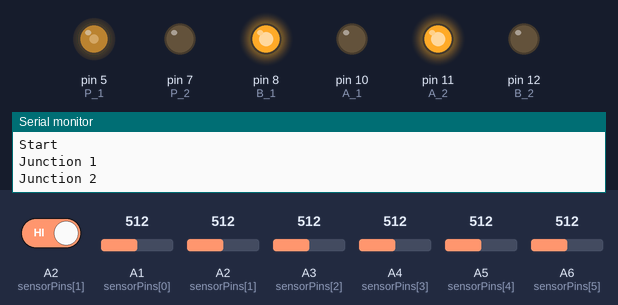
The sketch below on a simulated Arduino Nano, built with avr-gcc and run on an emulated ATmega328P. Parts: output pins drawn as LEDs (lit = HIGH), the last lines printed to the serial monitor. Dashed ring = blinking. The inputs (shaded band) are chosen by the test bench; at power-on: A1 (sensorPins[0]) = 512, A3 (sensorPins[2]) = 512, A2 (sensorPins[1]) HIGH, A2 (sensorPins[1]) = 512, A4 (sensorPins[3]) = 512, A5 (sensorPins[4]) = 512, A6 (sensorPins[5]) = 512.

Above: at 1.3 s.
1.4 s: A1 (sensorPins[0]) set to 500
At 2.1 s:
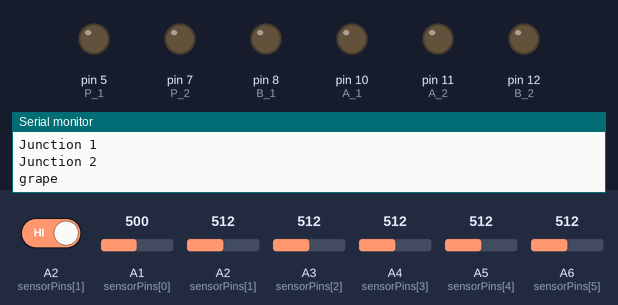
6.0 s: A1 (sensorPins[0]) set to 716
At 8.3 s:
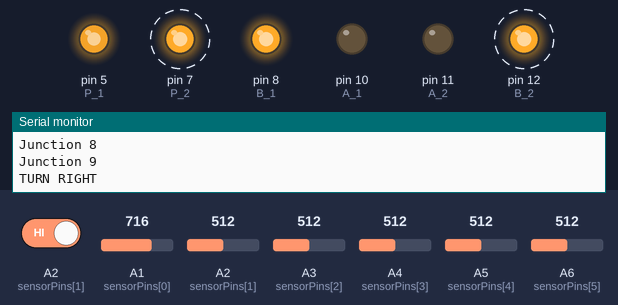
9.5 s: A3 (sensorPins[2]) set to 500
At 11.2 s:
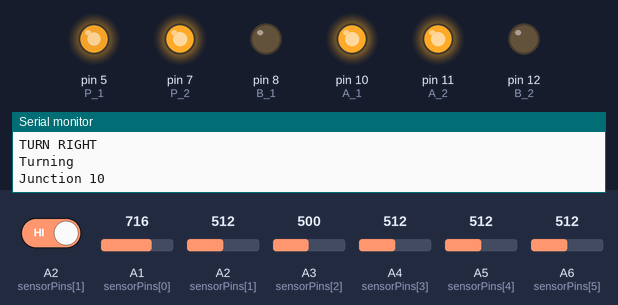
12.1 s: A3 (sensorPins[2]) set to 306
At 13.3 s:
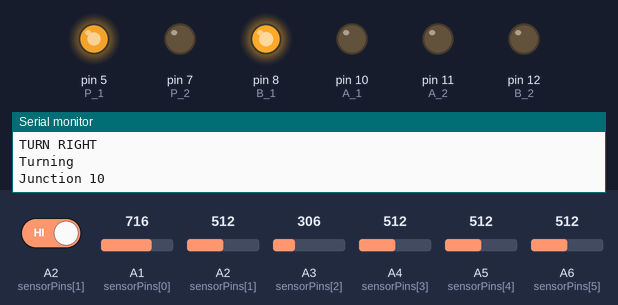
13.6 s: A3 (sensorPins[2]) set to 510
At 16.2 s:
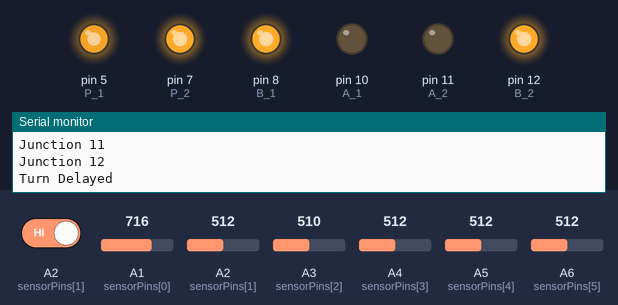
18.3 s: A1 (sensorPins[0]) set to 490
At 21.4 s:
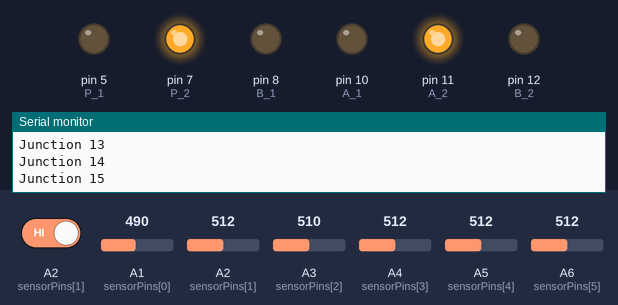
Timing chart, 0 to 22.9 s (numbered marks = the images above; inputs shaded):
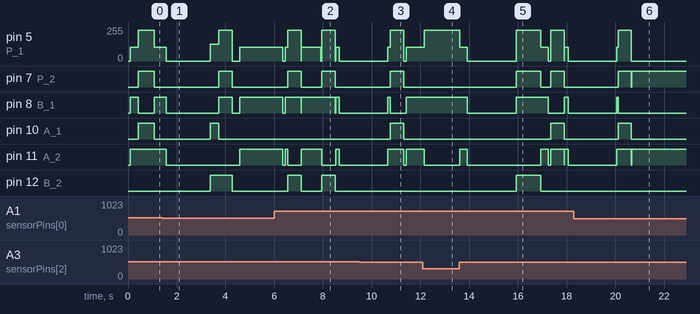

Measured:
- the behaviour switches between 501 and 500 on A1 (sensorPins[0]) (found by bisection; images 0 and 1)
- the behaviour switches between 501 and 500 on A3 (sensorPins[2]) (found by bisection; images 2 and 3)
- after the input at 1.4 s, pin 7 (P_2), pin 12 (B_2): goes on until 4.3 s, then stays LOW; pin 8 (B_1), pin 11 (A_2): goes on until 4.6 s, then stays HIGH
- after the input at 6.0 s, pin 7 (P_2): alternates HIGH for 0.55 s and LOW for 0.85 s, starting after 0.55 s; pin 8 (B_1): goes LOW 0.10 s, HIGH 0.65 s, LOW 0.01 s, HIGH 1.4 s, LOW 0.01 s, HIGH 0.15 s, then LOW, starting after 0.35 s
- after the input at 9.5 s, pin 8 (B_1), pin 11 (A_2): goes on until 11.4 s, then stays HIGH
- after the input at 12.1 s, pin 5 (P_1): 105/255 → 230/255 after 0.06 s; pin 11 (A_2): HIGH → LOW after 0.06 s
- after the input at 13.6 s, pin 5 (P_1): 230/255 → 105/255 at once, → 0/255 0.31 s later, → 230/255 2.0 s later, → 105/255 1.0 s later, … (9 changes in this stretch); pin 7 (P_2): LOW → HIGH after 2.3 s, → LOW 1.0 s later, → HIGH 0.41 s later, → LOW 0.55 s later
- after the input at 18.3 s, pin 5 (P_1): goes on until 20.7 s, then stays 0/255; pin 8 (B_1): goes on until 20.1 s, then stays LOW; pin 11 (A_2): goes on until 20.7 s, then stays HIGH; pin 12 (B_2): stays LOW (without the input it goes to HIGH after 4.7 s)

The sketch:

NERC_Project_Code.ino
```cpp
// Define the number of sensors
const int numSensors = 6;
// Define sensor pins
const int sensorPins[numSensors] = {A1, A2, A3 ,A4 ,A5 ,A6};
int junctionCount =0;
int sensorValues[numSensors];
int pathway; //path  seclector
int oneone, onetwo, onethree, twoone, twotwo, twothree, threeone, threetwo, threethree,parking1,parking2;
int forwardspeed = 105;
void setup() {
  // put your setup code here, to run once:
  //MotorRight
  pinMode(10,OUTPUT);//A_1
  pinMode(8,OUTPUT); //B_1
  pinMode(5,OUTPUT);//P_1

  //MotorLeft
  pinMode(11,OUTPUT);//A_2
  pinMode(12,OUTPUT);//B_2
  pinMode(7,OUTPUT);//P_2

  motor_initialize();
  delay(100);
  Serial.begin(9600);

  Serial.println("Start");
}

void loop() {
  int sensorValues[numSensors];

  for (int i = 0; i < numSensors; i++) {
    sensorValues[i] = analogRead(sensorPins[i]);
  }
  // Follow the line and count junctions
  followline(sensorValues);

  // Add your desired delay
  delay(10); // Adjust the delay as needed
}
void followline(int sensorValues[]){
   if (sensorValues[0] >= 500 &&  sensorValues[2] < 500) {
    // Turn slightly left
      Turn(1, 0,230, 0, 0,0); //turn left
      delay(50);
      //motor_initialize();
     }
    else if (sensorValues[0] < 500 && sensorValues[2] >= 500) {
    // Turn slightly right
     Turn(0, 0, 0, 1, 0, 230); //turn right
     delay(50);
     //motor_initialize();
    }
    else{
    forward(forwardspeed);
    delay(50);
    //motor_initialize();
  }
  if(sensorValues[0] > 500 && sensorValues[1] > 500 && sensorValues[2] > 500) //All on black line
    {
      junctionCount++;
      Serial.println("Junction " + String(junctionCount));
      forward(forwardspeed);
      delay(100);
    }
  if ((junctionCount == 2) && (sensorValues[0] > 500 && sensorValues[1] > 500 && sensorValues[2] > 500)) {
      turn_delayed(0,1,230,1,0,230);
      Turn(0,1,230,1,0,230);
      delay(110);
      forward(105);
      delay(500);
      motor_initialize();
      delay(300);
      if(analogRead(sensorPins[3])>500 && analogRead(sensorPins[4])<500 && analogRead(sensorPins[5])<500){
        Serial.println("Apple");
        oneone =7; onetwo=8;onethree=12; twoone=15;twotwo=16;twothree=19; threeone=21;threetwo=22; threethree=24;parking1=25 ;parking2=29 ;
        //pathway = 0;
      }
      else if(analogRead(sensorPins[3])<500 && analogRead(sensorPins[4])<500 && analogRead(sensorPins[5])>500){
        Serial.println("Banana");
        //pathway=1;
          oneone =9; onetwo=10;onethree=12; twoone=15;twotwo=16;twothree=19; threeone=23;threetwo=24; threethree=28;parking1=29 ;parking2=33 ;

      }
      else if(analogRead(sensorPins[3])>500 && analogRead(sensorPins[4])>500 && analogRead(sensorPins[5])>500){
        Serial.println("grape");
        //pathway = 2;
        oneone =9; onetwo=10;onethree=12; twoone=14;twotwo=15;twothree=17; threeone=19;threetwo=20; threethree=22;parking1=23;parking2=27 ;
      }
      else if(analogRead(sensorPins[3])<500 && analogRead(sensorPins[4])<500 && analogRead(sensorPins[5])<500){
        Serial.println("melon");
        //pathway = 2;
        oneone =8; onetwo=9;onethree=12; twoone=15;twotwo=16;twothree=19; threeone=22;threetwo=23; threethree=26;parking1=27;parking2=31 ;
      }
      else if(analogRead(sensorPins[3])<500 && analogRead(sensorPins[4])>500 && analogRead(sensorPins[5])<500){
        Serial.println("kiwi");
      }
      else {
        oneone =7; onetwo=8;onethree=12; twoone=15;twotwo=16;twothree=19; threeone=21;threetwo=22; threethree=24;parking1=25 ;parking2=29 ;;
        Serial.println("Nothin");
        }
      delay(1500);
      Turn(0,1,125,0,1,125);
      delay(350);
      turn_delayed(1,0,230,0,1,230);
      motor_initialize();
      delay(300);
      //Serial.println("Turn Complete");
      //forward(forwardspeed);
     // delay(300);
    }

      if ((junctionCount == 4) && (sensorValues[0] > 500 && sensorValues[1] > 500 && sensorValues[2] > 500)) {
      // Turn left at the 4th junction
      motor_initialize();
      delay(100);
      forward(forwardspeed);
      delay(100);
      motor_initialize();
      turn_delayed(1, 0, 230, 0, 1, 230); //turn right ---------------------------------------------spped lamo
      Serial.println("Turning");
      }

       //----------------------------------------------------------------------------------------------------------------1st
      else if ((junctionCount == oneone) && (sensorValues[0] > 500 && sensorValues[1] > 500 && sensorValues[2] > 500)) {
      Serial.println("TURN RIGHT");
      // Turn left at the 7th junction
      forward(0);
      delay(50);
      turn_delayed(1, 0, 230, 0, 1, 230);
      //delay(1000);
      Serial.println("Turning");
      //Serial.println("Turn Complete");
      }
    else if((junctionCount == onetwo) && (sensorValues[0] > 500 && sensorValues[1] > 500 && sensorValues[2] > 500)){
    motor_initialize();
    delay(2000);
    forward(105);
    delay(100);
    turn_delayed(0, 1, 230, 1, 0, 230);
    motor_initialize();
    delay(100);
    }
    else if((junctionCount == onethree) && (sensorValues[0] > 500 && sensorValues[1] > 500 && sensorValues[2] > 500)){
    motor_initialize();
    delay(2000);
    Serial.println("Turn Delayed");
    u_turn(1, 0, 230, 0, 1, 230);
    Turn(1,0,230,0,1,230);
    Serial.println("Turn");
    delay(100);
    }
  //-------------------------------------------------------------------------------------------------------------------------2nd
    else if((junctionCount == twoone) && (sensorValues[0] > 500 && sensorValues[1] > 500 && sensorValues[2] > 500)){
      motor_initialize();
      delay(100);
      turn_delayed(0, 1, 230, 1, 0, 230);
    }
    else if((junctionCount == twotwo) && (sensorValues[0] > 500 && sensorValues[1] > 500 && sensorValues[2] > 500)){
    motor_initialize();
    delay(2000);
    forward(105);
    delay(50);
    turn_delayed(0, 1, 230, 1, 0, 230); //left
    }
    else if((junctionCount == twothree) && (sensorValues[0] > 500 && sensorValues[1] > 500 && sensorValues[2] > 500)){
    motor_initialize();
    delay(2000);
    u_turn(1, 0, 230, 0, 1, 230);
    //Turn(1,0,230,0,1,230);
    //delay(100);
    }
  //--------------------------------------------------------------------------------------------------------------------------3rd
    else if((junctionCount == threeone) && (sensorValues[0] > 500 && sensorValues[1] > 500 && sensorValues[2] > 500)){
      motor_initialize();
      delay(100);
      turn_delayed(0, 1, 230, 1, 0, 230);
      forwardspeed=95;
    }
    else if((junctionCount == threetwo) && (sensorValues[0] > 500 && sensorValues[1] > 500 && sensorValues[2] > 500)){
    motor_initialize();
    delay(2000);
    forward(150);
    delay(50);
    turn_delayed(0, 1, 230, 1, 0, 230); //left
    Turn(0,1,230,1,0,230);
    delay(100);
    }
    else if((junctionCount == threethree) && (sensorValues[0] > 500 && sensorValues[1] > 500 && sensorValues[2] > 500)){
    motor_initialize();
    delay(2000);
    u_turn(1, 0, 230, 0, 1, 230);
    Turn(1,0,230,0,1,230);
    delay(100);
    }
  //-----------------------------------------------------------------------------------------------------------------Onto the parking
    else if((junctionCount == parking1) && (sensorValues[0] > 500 && sensorValues[1] > 500 && sensorValues[2] > 500)){
      Serial.println("ParkingTurn");
      forward(150);
      delay(200);
      motor_initialize();
      delay(200);
      turn_delayed(1, 0, 230, 0, 1, 230);
      Turn(1,0,230,0,1,230);
       delay(100);
    }
    else if((junctionCount == parking2) && (sensorValues[0] > 500 && sensorValues[1] > 500 && sensorValues[2] > 500)){
    Serial.println("ParkingTurn");
    forward(forwardspeed);
    delay(900);
    motor_initialize();
    delay(300000);
    }
}

void motor_initialize()
{
  // put your main code here, to run repeatedly:
  //motorRight
  digitalWrite(8,LOW);
  digitalWrite(10,LOW);
  //motorLeft
  digitalWrite(11,LOW);
  digitalWrite(12,LOW);
  analogWrite(5,LOW);
  analogWrite(7,LOW);
}

void Turn(int A_1 , int B_1, int speedR, int A_2 , int B_2, int speedL)
{
  //MotorRight
  digitalWrite(8, A_1); //A_1
  digitalWrite(10, B_1); //B_1
  analogWrite(5, speedR);  //P_1

  //MotorLeft
  digitalWrite(11,A_2);//A_2
  digitalWrite(12,B_2); //B_2
  analogWrite(7,speedL); //P_2
}

void forward(int speed){
  //MotorRight
  digitalWrite(8,HIGH); //A_1
  digitalWrite(10,LOW); //B_1
  analogWrite(5,speed);  //P_1

  //MotorLeft
  digitalWrite(11,HIGH);//A_2
  digitalWrite(12,LOW); //B_2
  analogWrite(7,speed); //P_2
}

void turn_delayed(int Aa_1 , int Bb_1, int speedRr, int Aa_2 , int Bb_2, int speedLl) {
  Turn(Aa_1,Bb_1,speedRr, Aa_2, Bb_2,speedLl);
  // Turn slightly right
  delay(550); //Adjust //changes -------------------------------------------------
  //Serial.println("Delayed turn");
  while(digitalRead(sensorPins[1])==LOW)
  {
    //Serial.println(analogRead(sensorValues[1]));
    Turn(Aa_1,Bb_1,speedRr, Aa_2, Bb_2,speedLl);
    delay(60);
    motor_initialize();
    delay(60);
  }
  motor_initialize();
  //Serial.println("Initialize");
}
void u_turn(int Aa_1 , int Bb_1, int speedRr, int Aa_2 , int Bb_2, int speedLl) {
  Turn(Aa_1,Bb_1,speedRr, Aa_2, Bb_2,speedLl);
  // Turn slightly right
  delay(900); //Adjust
  //Serial.println("Delayed turn");
  while(digitalRead(sensorPins[1])==LOW)
  {
    //Serial.println(analogRead(sensorValues[1]));
    Turn(Aa_1,Bb_1,speedRr, Aa_2, Bb_2,speedLl);
    delay(150);
    motor_initialize();
    delay(40);
  }
  motor_initialize();
  //Serial.println("Initialize");
}

/*void turn_board(int Aa_1 , int Bb_1, int speedRr, int Aa_2 , int Bb_2, int speedLl) {
  Turn(Aa_1,Bb_1,speedRr, Aa_2, Bb_2,speedLl);
  // Turn slightly right
  delay(450); //Adjust
  //Serial.println("Delayed turn");
  while(digitalRead(sensorPins[1])==LOW)
  {
    //Serial.println(analogRead(sensorValues[1]));
    Turn(Aa_1,Bb_1,speedRr, Aa_2, Bb_2,speedLl);
    delay(60);
    motor_initialize();
    delay(60);
  }
  motor_initialize();
  //Serial.println("Initialize");
}

/*void followline_board(){
  do{

  }while()
}*/
```
